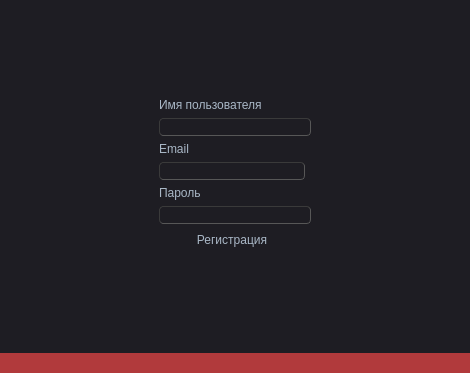
<?xml version="1.0" encoding="UTF-8"?>
<ui version="4.0">
 <class>RegistrationWindow</class>
 <widget class="QWidget" name="RegistrationWindow">
  <property name="geometry">
   <rect>
    <x>0</x>
    <y>0</y>
    <width>470</width>
    <height>373</height>
   </rect>
  </property>
  <property name="sizePolicy">
   <sizepolicy hsizetype="Preferred" vsizetype="Preferred">
    <horstretch>0</horstretch>
    <verstretch>0</verstretch>
   </sizepolicy>
  </property>
  <property name="windowTitle">
   <string>RegistrationWindow</string>
  </property>
  <property name="styleSheet">
   <string notr="true">/*
Material Dark Style Sheet for QT Applications
Author: Jaime A. Quiroga P.
Inspired on https://github.com/jxfwinter/qt-material-stylesheet
Company: GTRONICK
Last updated: 04/12/2018, 15:00.
Available at: https://github.com/GTRONICK/QSS/blob/master/MaterialDark.qss
*/
QWidget {
	background-color:#1e1d23;
}
QDialog {
	background-color:#1e1d23;
}
QColorDialog {
	background-color:#1e1d23;
}
QTextEdit {
	background-color:#1e1d23;
	color: #a9b7c6;
}
QPlainTextEdit {
	selection-background-color:#007b50;
	background-color:#1e1d23;
	border-style: solid;
	border-top-color: transparent;
	border-right-color: transparent;
	border-left-color: transparent;
	border-bottom-color: transparent;
	border-width: 1px;
	color: #a9b7c6;
}
QPushButton{
	border-style: solid;
	border-top-color: transparent;
	border-right-color: transparent;
	border-left-color: transparent;
	border-bottom-color: transparent;
	border-width: 1px;
	border-style: solid;
	color: #a9b7c6;
	padding: 2px;
	background-color: #1e1d23;
}
QPushButton::default{
	border-style: inset;
	border-top-color: transparent;
	border-right-color: transparent;
	border-left-color: transparent;
	border-bottom-color: #04b97f;
	border-width: 1px;
	color: #a9b7c6;
	padding: 2px;
	background-color: #1e1d23;
}
QToolButton {
	border-style: solid;
	border-top-color: transparent;
	border-right-color: transparent;
	border-left-color: transparent;
	border-bottom-color: #04b97f;
	border-bottom-width: 1px;
	border-style: solid;
	color: #a9b7c6;
	padding: 2px;
	background-color: #1e1d23;
}
QToolButton:hover{
	border-style: solid;
	border-top-color: transparent;
	border-right-color: transparent;
	border-left-color: transparent;
	border-bottom-color: #37efba;
	border-bottom-width: 2px;
	border-style: solid;
	color: #FFFFFF;
	padding-bottom: 1px;
	background-color: #1e1d23;
}
QPushButton:hover{
	border-style: solid;
	border-top-color: transparent;
	border-right-color: transparent;
	border-left-color: transparent;
	border-bottom-color: #37efba;
	border-bottom-width: 1px;
	border-style: solid;
	color: #FFFFFF;
	padding-bottom: 2px;
	background-color: #1e1d23;
}
QPushButton:pressed{
	border-style: solid;
	border-top-color: transparent;
	border-right-color: transparent;
	border-left-color: transparent;
	border-bottom-color: #37efba;
	border-bottom-width: 2px;
	border-style: solid;
	color: #37efba;
	padding-bottom: 1px;
	background-color: #1e1d23;
}
QPushButton:disabled{
	border-style: solid;
	border-top-color: transparent;
	border-right-color: transparent;
	border-left-color: transparent;
	border-bottom-color: #808086;
	border-bottom-width: 2px;
	border-style: solid;
	color: #808086;
	padding-bottom: 1px;
	background-color: #1e1d23;
}
QLineEdit {
	border-width: 1px; border-radius: 4px;
	border-color: rgb(58, 58, 58);
	border-style: inset;
	padding: 0 8px;
	color: #a9b7c6;
	background:#1e1d23;
	selection-background-color:#007b50;
	selection-color: #FFFFFF;
}
QLabel {
	color: #a9b7c6;
}
QLCDNumber {
	color: #37e6b4;
}
QProgressBar {
	text-align: center;
	color: rgb(240, 240, 240);
	border-width: 1px; 
	border-radius: 10px;
	border-color: rgb(58, 58, 58);
	border-style: inset;
	background-color:#1e1d23;
}
QProgressBar::chunk {
	background-color: #04b97f;
	border-radius: 5px;
}
QMenuBar {
	background-color: #1e1d23;
}
QMenuBar::item {
	color: #a9b7c6;
  	spacing: 3px;
  	padding: 1px 4px;
  	background: #1e1d23;
}

QMenuBar::item:selected {
  	background:#1e1d23;
	color: #FFFFFF;
}
QMenu::item:selected {
	border-style: solid;
	border-top-color: transparent;
	border-right-color: transparent;
	border-left-color: #04b97f;
	border-bottom-color: transparent;
	border-left-width: 2px;
	color: #FFFFFF;
	padding-left:15px;
	padding-top:4px;
	padding-bottom:4px;
	padding-right:7px;
	background-color: #1e1d23;
}
QMenu::item {
	border-style: solid;
	border-top-color: transparent;
	border-right-color: transparent;
	border-left-color: transparent;
	border-bottom-color: transparent;
	border-bottom-width: 1px;
	border-style: solid;
	color: #a9b7c6;
	padding-left:17px;
	padding-top:4px;
	padding-bottom:4px;
	padding-right:7px;
	background-color: #1e1d23;
}
QMenu{
	background-color:#1e1d23;
}
QTabWidget {
	color:rgb(0,0,0);
	background-color:#1e1d23;
}
QTabWidget::pane {
		border-color: rgb(77,77,77);
		background-color:#1e1d23;
		border-style: solid;
		border-width: 1px;
    	border-radius: 6px;
}
QTabBar::tab {
	border-style: solid;
	border-top-color: transparent;
	border-right-color: transparent;
	border-left-color: transparent;
	border-bottom-color: transparent;
	border-bottom-width: 1px;
	border-style: solid;
	color: #808086;
	padding: 3px;
	margin-left:3px;
	background-color: #1e1d23;
}
QTabBar::tab:selected, QTabBar::tab:last:selected, QTabBar::tab:hover {
  	border-style: solid;
	border-top-color: transparent;
	border-right-color: transparent;
	border-left-color: transparent;
	border-bottom-color: #04b97f;
	border-bottom-width: 2px;
	border-style: solid;
	color: #FFFFFF;
	padding-left: 3px;
	padding-bottom: 2px;
	margin-left:3px;
	background-color: #1e1d23;
}

QCheckBox {
	color: #a9b7c6;
	padding: 2px;
}
QCheckBox:disabled {
	color: #808086;
	padding: 2px;
}

QCheckBox:hover {
	border-radius:4px;
	border-style:solid;
	padding-left: 1px;
	padding-right: 1px;
	padding-bottom: 1px;
	padding-top: 1px;
	border-width:1px;
	border-color: rgb(87, 97, 106);
	background-color:#1e1d23;
}
QCheckBox::indicator:checked {

	height: 10px;
	width: 10px;
	border-style:solid;
	border-width: 1px;
	border-color: #04b97f;
	color: #a9b7c6;
	background-color: #04b97f;
}
QCheckBox::indicator:unchecked {

	height: 10px;
	width: 10px;
	border-style:solid;
	border-width: 1px;
	border-color: #04b97f;
	color: #a9b7c6;
	background-color: transparent;
}
QRadioButton {
	color: #a9b7c6;
	background-color: #1e1d23;
	padding: 1px;
}
QRadioButton::indicator:checked {
	height: 10px;
	width: 10px;
	border-style:solid;
	border-radius:5px;
	border-width: 1px;
	border-color: #04b97f;
	color: #a9b7c6;
	background-color: #04b97f;
}
QRadioButton::indicator:!checked {
	height: 10px;
	width: 10px;
	border-style:solid;
	border-radius:5px;
	border-width: 1px;
	border-color: #04b97f;
	color: #a9b7c6;
	background-color: transparent;
}
QStatusBar {
	color:#027f7f;
}
QSpinBox {
	color: #a9b7c6;	
	background-color: #1e1d23;
}
QDoubleSpinBox {
	color: #a9b7c6;	
	background-color: #1e1d23;
}
QTimeEdit {
	color: #a9b7c6;	
	background-color: #1e1d23;
}
QDateTimeEdit {
	color: #a9b7c6;	
	background-color: #1e1d23;
}
QDateEdit {
	color: #a9b7c6;	
	background-color: #1e1d23;
}
QComboBox {
	color: #a9b7c6;	
	background: #1e1d23;
}
QComboBox:editable {
	background: #1e1d23;
	color: #a9b7c6;
	selection-background-color: #1e1d23;
}
QComboBox QAbstractItemView {
	color: #a9b7c6;	
	background: #1e1d23;
	selection-color: #FFFFFF;
	selection-background-color: #1e1d23;
}
QComboBox:!editable:on, QComboBox::drop-down:editable:on {
	color: #a9b7c6;	
	background: #1e1d23;
}
QFontComboBox {
	color: #a9b7c6;	
	background-color: #1e1d23;
}
QToolBox {
	color: #a9b7c6;
	background-color: #1e1d23;
}
QToolBox::tab {
	color: #a9b7c6;
	background-color: #1e1d23;
}
QToolBox::tab:selected {
	color: #FFFFFF;
	background-color: #1e1d23;
}
QScrollArea {
	color: #FFFFFF;
	background-color: #1e1d23;
}
QSlider::groove:horizontal {
	height: 5px;
	background: #04b97f;
}
QSlider::groove:vertical {
	width: 5px;
	background: #04b97f;
}
QSlider::handle:horizontal {
	background: qlineargradient(x1:0, y1:0, x2:1, y2:1, stop:0 #b4b4b4, stop:1 #8f8f8f);
	border: 1px solid #5c5c5c;
	width: 14px;
	margin: -5px 0;
	border-radius: 7px;
}
QSlider::handle:vertical {
	background: qlineargradient(x1:1, y1:1, x2:0, y2:0, stop:0 #b4b4b4, stop:1 #8f8f8f);
	border: 1px solid #5c5c5c;
	height: 14px;
	margin: 0 -5px;
	border-radius: 7px;
}
QSlider::add-page:horizontal {
    background: white;
}
QSlider::add-page:vertical {
    background: white;
}
QSlider::sub-page:horizontal {
    background: #04b97f;
}
QSlider::sub-page:vertical {
    background: #04b97f;
}</string>
  </property>
  <layout class="QGridLayout" name="gridLayout_2" rowstretch="5,5,5,1">
   <property name="leftMargin">
    <number>0</number>
   </property>
   <property name="topMargin">
    <number>0</number>
   </property>
   <property name="rightMargin">
    <number>0</number>
   </property>
   <property name="bottomMargin">
    <number>0</number>
   </property>
   <item row="1" column="0">
    <spacer name="horizontalSpacer_2">
     <property name="orientation">
      <enum>Qt::Horizontal</enum>
     </property>
     <property name="sizeHint" stdset="0">
      <size>
       <width>40</width>
       <height>20</height>
      </size>
     </property>
    </spacer>
   </item>
   <item row="1" column="1">
    <layout class="QGridLayout" name="gridLayout">
     <item row="1" column="0" colspan="2">
      <widget class="QLineEdit" name="usernameLineEdit"/>
     </item>
     <item row="6" column="0" colspan="2">
      <widget class="QLineEdit" name="passwordLineEdit">
       <property name="echoMode">
        <enum>QLineEdit::Password</enum>
       </property>
      </widget>
     </item>
     <item row="2" column="0">
      <widget class="QLabel" name="emailLabel">
       <property name="text">
        <string>Email</string>
       </property>
      </widget>
     </item>
     <item row="4" column="0">
      <widget class="QLabel" name="passwordLabel">
       <property name="text">
        <string>Пароль</string>
       </property>
      </widget>
     </item>
     <item row="0" column="0">
      <widget class="QLabel" name="usernameLabel">
       <property name="text">
        <string>Имя пользователя</string>
       </property>
      </widget>
     </item>
     <item row="7" column="0">
      <widget class="QPushButton" name="signUpButton">
       <property name="text">
        <string>Регистрация</string>
       </property>
      </widget>
     </item>
     <item row="3" column="0">
      <widget class="QLineEdit" name="emailLineEdit"/>
     </item>
    </layout>
   </item>
   <item row="0" column="1">
    <spacer name="verticalSpacer_2">
     <property name="orientation">
      <enum>Qt::Vertical</enum>
     </property>
     <property name="sizeHint" stdset="0">
      <size>
       <width>20</width>
       <height>40</height>
      </size>
     </property>
    </spacer>
   </item>
   <item row="2" column="1">
    <spacer name="verticalSpacer">
     <property name="orientation">
      <enum>Qt::Vertical</enum>
     </property>
     <property name="sizeHint" stdset="0">
      <size>
       <width>20</width>
       <height>40</height>
      </size>
     </property>
    </spacer>
   </item>
   <item row="1" column="2">
    <spacer name="horizontalSpacer">
     <property name="orientation">
      <enum>Qt::Horizontal</enum>
     </property>
     <property name="sizeHint" stdset="0">
      <size>
       <width>40</width>
       <height>20</height>
      </size>
     </property>
    </spacer>
   </item>
   <item row="3" column="0" colspan="3">
    <widget class="QLabel" name="errorLabel">
     <property name="enabled">
      <bool>true</bool>
     </property>
     <property name="styleSheet">
      <string notr="true">background-color: rgb(177, 58, 60);
color: rgb(255, 255, 255);</string>
     </property>
     <property name="text">
      <string/>
     </property>
     <property name="alignment">
      <set>Qt::AlignCenter</set>
     </property>
    </widget>
   </item>
  </layout>
 </widget>
 <resources/>
 <connections/>
</ui>
